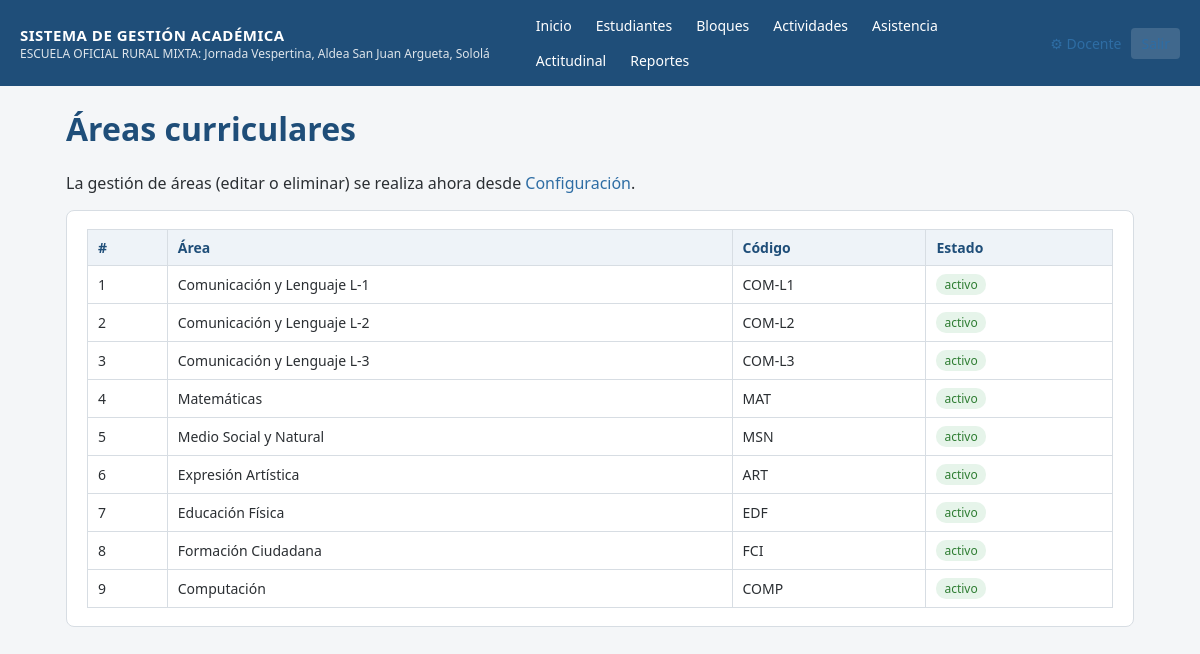
Page /areas (signed in) on the committed database.
### tables this page shows
CREATE TABLE configuracion (
    clave TEXT PRIMARY KEY,
    valor TEXT
);

CREATE TABLE areas (
    id INTEGER PRIMARY KEY AUTOINCREMENT,
    nombre TEXT NOT NULL,
    codigo TEXT UNIQUE NOT NULL,
    orden INTEGER NOT NULL DEFAULT 0,
    estado TEXT NOT NULL DEFAULT 'activo'
);

### app.py (the view)
@app.route("/areas")
@login_required
def areas():
    lista = query("SELECT * FROM areas ORDER BY orden")
    return render_template("areas.html", areas=lista)

### app.py (called while the page is built)
def get_db():
    if "db" not in g:
        g.db = sqlite3.connect(DB_PATH)
        g.db.row_factory = sqlite3.Row
        g.db.execute("PRAGMA foreign_keys = ON")
    return g.db

def query(sql, args=(), one=False):
    cur = get_db().execute(sql, args)
    rows = cur.fetchall()
    return (rows[0] if rows else None) if one else rows

def login_required(view):
    @wraps(view)
    def wrapped(*args, **kwargs):
        if not session.get("usuario_id"):
            return redirect(url_for("login"))
        return view(*args, **kwargs)
    return wrapped

@app.context_processor
def inject_globals():
    cfg = {row["clave"]: row["valor"] for row in query("SELECT clave, valor FROM configuracion")}
    return dict(config=cfg, docente_nombre=session.get("nombre"))

### templates/areas.html (shortened to what this page needs)
{% extends "base.html" %}
{% block content %}
<h1>Áreas curriculares</h1>
<p>La gestión de áreas (editar o eliminar) se realiza ahora desde
   <a href="{{ url_for('configuracion') }}">Configuración</a>.</p>
<div class="card">
<table>
    <tr><th>#</th><th>Área</th><th>Código</th><th>Estado</th></tr>
    {% for a in areas %}
    <tr>
        <td>{{ loop.index }}</td>
        <td>{{ a.nombre }}</td>
        <td>{{ a.codigo }}</td>
        <td><span class="badge badge-{{ a.estado }}">{{ a.estado }}</span></td>
    </tr>
    {% endfor %}
</table>
</div>
{% endblock %}

### templates/base.html (shortened to what this page needs)
<!DOCTYPE html>
<html lang="es">
<head>
<link rel="stylesheet" href="{{ url_for('static', filename='style.css') }}">
</head>
<body>
{% if session.get('usuario_id') %}
<header class="topbar no-print">
    <div class="brand">
        <span class="brand-title">SISTEMA DE GESTIÓN ACADÉMICA</span>
        <span class="brand-sub">{{ config.get('nombre_establecimiento','') }}</span>
    </div>
    <nav>
        <a href="{{ url_for('dashboard') }}">Inicio</a>
        <a href="{{ url_for('estudiantes_lista') }}">Estudiantes</a>
        <a href="{{ url_for('bloques') }}">Bloques</a>
        <a href="{{ url_for('actividades_lista') }}">Actividades</a>
        <a href="{{ url_for('asistencia') }}">Asistencia</a>
        <a href="{{ url_for('actitudinal') }}">Actitudinal</a>
        <a href="{{ url_for('reportes_index') }}">Reportes</a>
    </nav>
    <div class="user-box">
        <a href="{{ url_for('configuracion') }}" title="Mi cuenta y áreas/cursos">⚙ {{ docente_nombre }}</a>
        <a href="{{ url_for('logout') }}" class="logout">Salir</a>
    </div>
</header>
{% endif %}
<main class="container">
    {% block content %}{% endblock %}
</main>
</body>
</html>

### static/style.css (style rules this page uses)
:root { --azul: #1f4e79; --azul-claro: #2e6da4; --gris: #f4f6f8; --borde: #d7dde3; --verde: #2e7d32; --rojo: #c62828; --texto: #2b2f33; }
* { box-sizing: border-box; }
body { margin: 0; font-family: "Segoe UI", Arial, sans-serif; background: var(--gris); color: var(--texto); }
a { color: var(--azul-claro); text-decoration: none; }
.topbar { background: var(--azul); color: #fff; display: flex; align-items: center; flex-wrap: wrap; gap: 16px; padding: 10px 20px; }
.brand { display: flex; flex-direction: column; margin-right: 20px; }
.brand-title { font-weight: 700; font-size: 15px; letter-spacing: .5px; }
.brand-sub { font-size: 12px; opacity: .85; }
.topbar nav { display: flex; flex-wrap: wrap; gap: 4px; flex: 1; }
.topbar nav a { color: #fff; padding: 6px 10px; border-radius: 4px; font-size: 14px; }
.user-box { display: flex; align-items: center; gap: 10px; font-size: 14px; }
.logout { background: rgba(255,255,255,.15); padding: 6px 10px; border-radius: 4px; }
.container { max-width: 1100px; margin: 20px auto; padding: 0 16px 60px; }
h1, h2, h3 { color: var(--azul); }
.card { background: #fff; border: 1px solid var(--borde); border-radius: 8px; padding: 18px 20px; margin-bottom: 20px; }
table { border-collapse: collapse; width: 100%; background: #fff; font-size: 14px; }
table th, table td { border: 1px solid var(--borde); padding: 8px 10px; text-align: left; }
table th { background: #eef3f8; color: var(--azul); }
.badge { display: inline-block; padding: 2px 8px; border-radius: 10px; font-size: 12px; }
.badge-activo { background: #e6f4ea; color: var(--verde); }

### rows in the picture
configuracion: get "ESCUELA OFICIAL RURAL MIXTA: Jornada Vespertina, Aldea San Juan Argueta, Sololá"
areas: nombre "Comunicación y Lenguaje L-1", codigo "COM-L1", estado "activo"
areas: nombre "Comunicación y Lenguaje L-2", codigo "COM-L2", estado "activo"
areas: nombre "Comunicación y Lenguaje L-3", codigo "COM-L3", estado "activo"
areas: nombre "Matemáticas", codigo "MAT", estado "activo"
areas: nombre "Medio Social y Natural", codigo "MSN", estado "activo"
areas: nombre "Expresión Artística", codigo "ART", estado "activo"
areas: nombre "Educación Física", codigo "EDF", estado "activo"
areas: nombre "Formación Ciudadana", codigo "FCI", estado "activo"
areas: nombre "Computación", codigo "COMP", estado "activo"

### other values in the picture
{{ docente_nombre }} "Docente"
